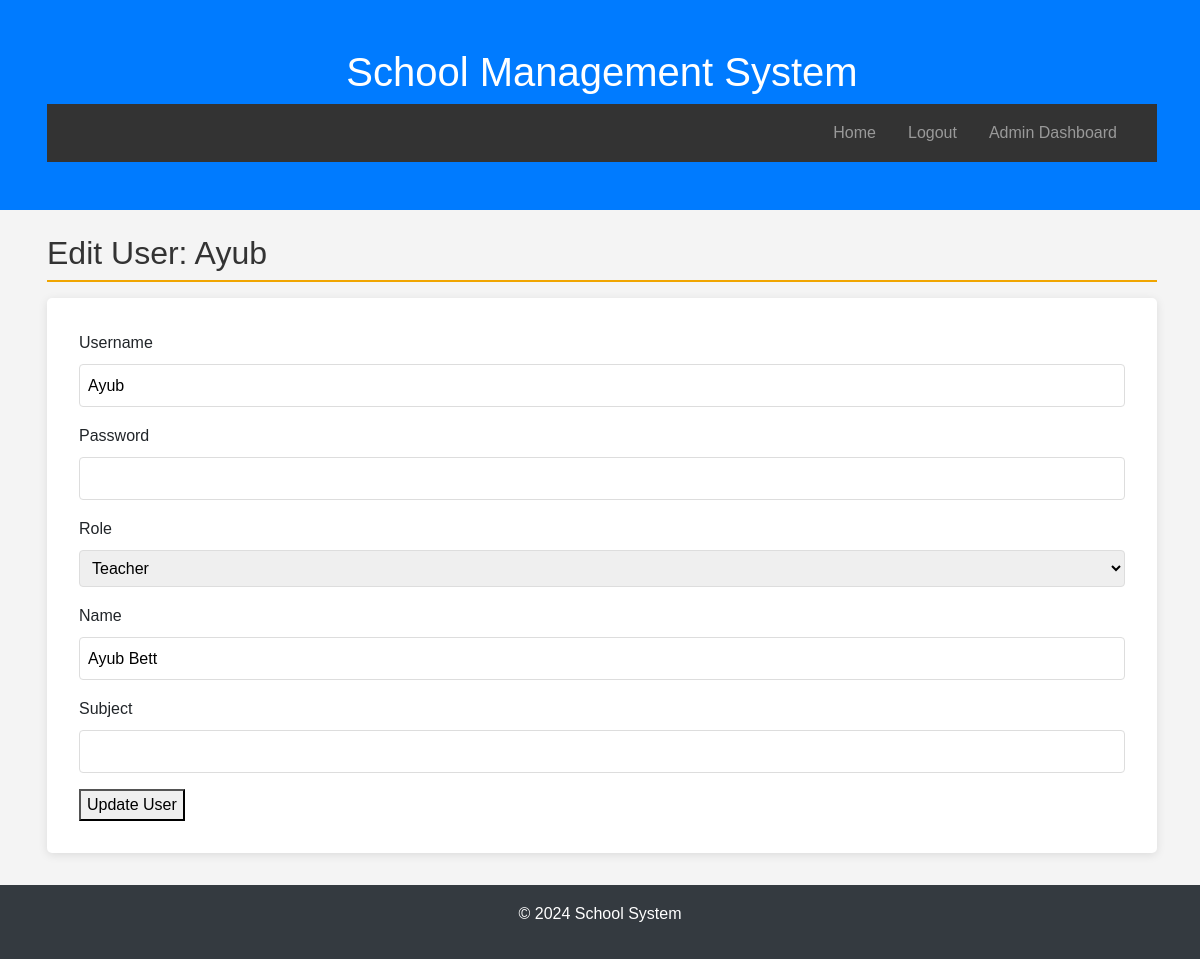
The page /edit_user/3 (signed in) on the database as committed earlier.
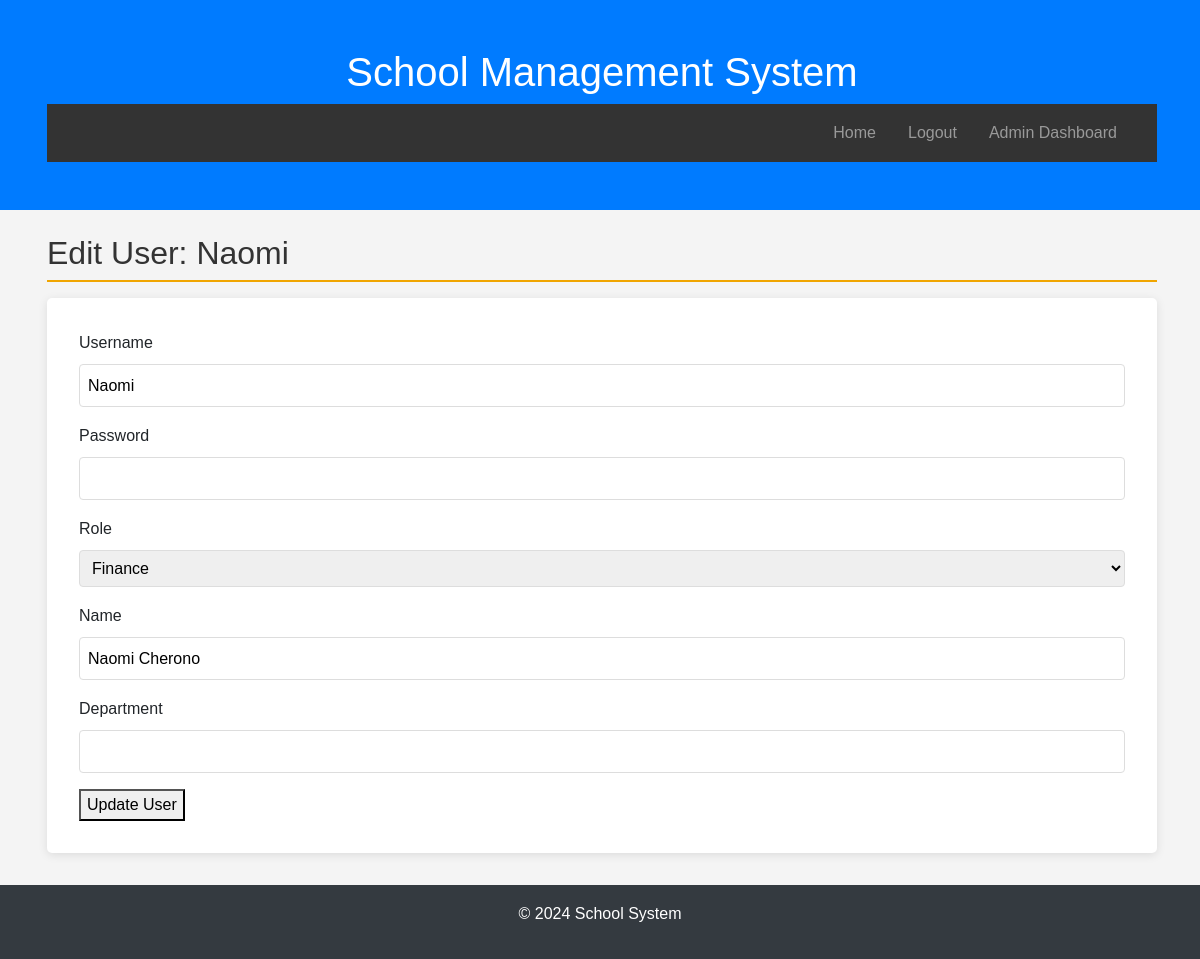
The same page on the database as committed later.
### models.py (models this page shows, shortened)
class User(UserMixin, db.Model):
    __tablename__ = 'users'
    id = db.Column(db.Integer, primary_key=True)
    username = db.Column(db.String(150), unique=True, nullable=False)
    password_hash = db.Column(db.String(256), nullable=False)
    role = db.Column(db.String(50), nullable=False)  # Roles: 'admin', 'teacher', 'parent', 'finance'
    name = db.Column(db.String(150), nullable=False, server_default='Default Name')

### app.py (the view, shortened to what this page needs)
@app.route('/edit_user/<int:user_id>', methods=['GET', 'POST'])
@login_required
def edit_user(user_id):
    user = User.query.get_or_404(user_id)
    if current_user.role != 'admin':
        flash('You are not authorized to perform this action.')
        return redirect(url_for('login'))
    form = CreateUserForm(obj=user)
    return render_template('edit_user.html', form=form, user=user)

### forms.py
class CreateUserForm(FlaskForm):
    username = StringField('Username', validators=[DataRequired(), Length(min=4, max=150)])
    password = PasswordField('Password', validators=[DataRequired()])
    role = SelectField('Role', choices=[('admin', 'Admin'), ('teacher', 'Teacher'), ('parent', 'Parent'), ('finance', 'Finance')], validators=[DataRequired()])
    name = StringField('Name', validators=[DataRequired()])
    subject = StringField('Subject')  # For teachers
    child_name = StringField('Child Name')  # For parents
    department = StringField('Department')  # For finance
    submit = SubmitField('Create User')

### app.py (called while the page is built)
@login_manager.user_loader
def load_user(user_id):
    return User.query.get(int(user_id))

### templates/edit_user.html (shortened to what this page needs)
{% extends 'base.html' %}
{% block content %}
<h2>Edit User: {{ user.username }}</h2>
<form method="POST">
    <div>
        {{ form.username.label }}<br>
        {{ form.username(size=32) }}<br>
    </div>
    <div>
        {{ form.password.label }}<br>
        {{ form.password(size=32) }}<br>
    </div>
    <div>
        {{ form.role.label }}<br>
        {{ form.role() }}<br>
    </div>
    <div>
        {{ form.name.label }}<br>
        {{ form.name(size=32) }}<br>
    </div>
    <div>
        {% if user.role == 'teacher' %}
            {{ form.subject.label }}<br>
            {{ form.subject(size=32) }}<br>
        {% elif user.role == 'parent' %}
            {{ form.child_name.label }}<br>
            {{ form.child_name(size=32) }}<br>
        {% elif user.role == 'finance' %}
            {{ form.department.label }}<br>
            {{ form.department(size=32) }}<br>
        {% endif %}
    </div>
    <div>
        <button type="submit">Update User</button>
    </div>
</form>
{% endblock %}

Rows that differ between the two databases and show on the page:
changed User: username "Ayub" → "Naomi"; role "Teacher" → "Finance"; name "Ayub Bett" → "Naomi Cherono"
Other text that changed with them:
text no longer shown: "Subject"
text now shown: "Department"
